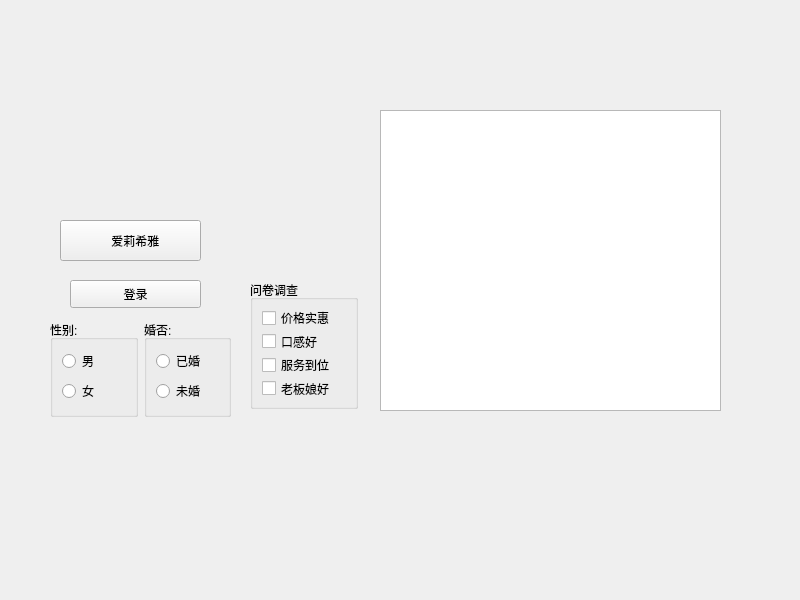
<?xml version="1.0" encoding="UTF-8"?>
<ui version="4.0">
 <class>Widget</class>
 <widget class="QWidget" name="Widget">
  <property name="geometry">
   <rect>
    <x>0</x>
    <y>0</y>
    <width>800</width>
    <height>600</height>
   </rect>
  </property>
  <property name="windowTitle">
   <string>Widget</string>
  </property>
  <widget class="QPushButton" name="pushButton">
   <property name="geometry">
    <rect>
     <x>70</x>
     <y>280</y>
     <width>131</width>
     <height>28</height>
    </rect>
   </property>
   <property name="text">
    <string>登录</string>
   </property>
   <property name="icon">
    <iconset resource="res.qrc">
     <normaloff>:/C:/Users/Miracle/PycharmProjects/pythonProject/pa_chong/test01/1_6.png</normaloff>:/C:/Users/Miracle/PycharmProjects/pythonProject/pa_chong/test01/1_6.png</iconset>
   </property>
   <property name="iconSize">
    <size>
     <width>85</width>
     <height>48</height>
    </size>
   </property>
  </widget>
  <widget class="QToolButton" name="toolButton">
   <property name="geometry">
    <rect>
     <x>60</x>
     <y>220</y>
     <width>141</width>
     <height>41</height>
    </rect>
   </property>
   <property name="text">
    <string>   爱莉希雅</string>
   </property>
   <property name="icon">
    <iconset>
     <normaloff>C:/Users/Miracle/PycharmProjects/pythonProject/pa_chong/test01/2_16.jpg</normaloff>C:/Users/Miracle/PycharmProjects/pythonProject/pa_chong/test01/2_16.jpg</iconset>
   </property>
   <property name="iconSize">
    <size>
     <width>38</width>
     <height>38</height>
    </size>
   </property>
   <property name="toolButtonStyle">
    <enum>Qt::ToolButtonTextBesideIcon</enum>
   </property>
   <property name="autoRaise">
    <bool>false</bool>
   </property>
  </widget>
  <widget class="QWidget" name="widget" native="true">
   <property name="geometry">
    <rect>
     <x>50</x>
     <y>320</y>
     <width>181</width>
     <height>97</height>
    </rect>
   </property>
   <layout class="QHBoxLayout" name="horizontalLayout">
    <item>
     <widget class="QGroupBox" name="groupBox">
      <property name="title">
       <string>性别:</string>
      </property>
      <layout class="QVBoxLayout" name="verticalLayout">
       <item>
        <widget class="QRadioButton" name="rBtnMan">
         <property name="text">
          <string>男</string>
         </property>
        </widget>
       </item>
       <item>
        <widget class="QRadioButton" name="rBtnWoman">
         <property name="text">
          <string>女</string>
         </property>
        </widget>
       </item>
      </layout>
     </widget>
    </item>
    <item>
     <widget class="QGroupBox" name="groupBox_2">
      <property name="title">
       <string>婚否:</string>
      </property>
      <layout class="QVBoxLayout" name="verticalLayout_2">
       <item>
        <widget class="QRadioButton" name="radioButton_3">
         <property name="text">
          <string>已婚</string>
         </property>
        </widget>
       </item>
       <item>
        <widget class="QRadioButton" name="radioButton_4">
         <property name="text">
          <string>未婚</string>
         </property>
        </widget>
       </item>
      </layout>
     </widget>
    </item>
   </layout>
  </widget>
  <widget class="QGroupBox" name="groupBox_3">
   <property name="geometry">
    <rect>
     <x>250</x>
     <y>280</y>
     <width>108</width>
     <height>129</height>
    </rect>
   </property>
   <property name="title">
    <string>问卷调查</string>
   </property>
   <layout class="QVBoxLayout" name="verticalLayout_3">
    <item>
     <widget class="QCheckBox" name="checkBox_4">
      <property name="text">
       <string>价格实惠</string>
      </property>
     </widget>
    </item>
    <item>
     <widget class="QCheckBox" name="checkBox">
      <property name="text">
       <string>口感好</string>
      </property>
     </widget>
    </item>
    <item>
     <widget class="QCheckBox" name="checkBox_3">
      <property name="text">
       <string>服务到位</string>
      </property>
     </widget>
    </item>
    <item>
     <widget class="QCheckBox" name="cBox">
      <property name="text">
       <string>老板娘好</string>
      </property>
      <property name="tristate">
       <bool>true</bool>
      </property>
     </widget>
    </item>
   </layout>
  </widget>
  <widget class="QListWidget" name="listWidget">
   <property name="geometry">
    <rect>
     <x>380</x>
     <y>110</y>
     <width>341</width>
     <height>301</height>
    </rect>
   </property>
  </widget>
 </widget>
 <resources>
  <include location="res.qrc"/>
 </resources>
 <connections/>
</ui>
